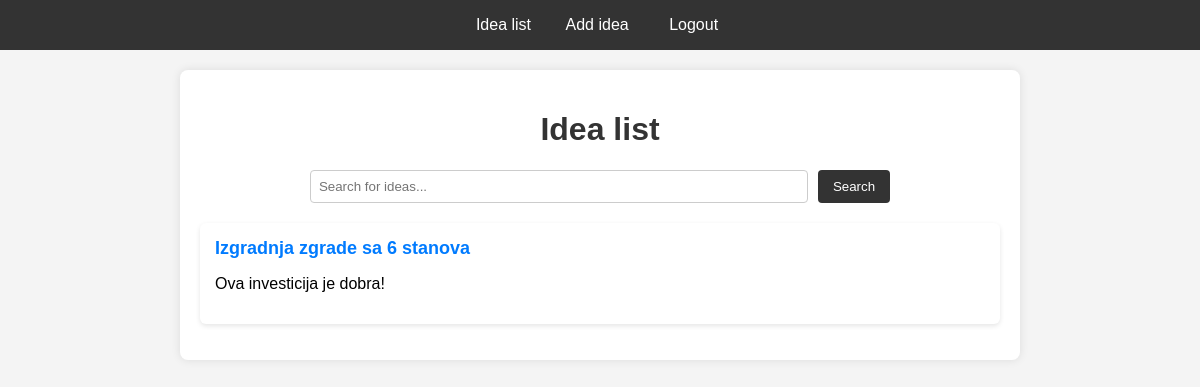
/ideas/ (signed in), run on an earlier commit of the app's database.
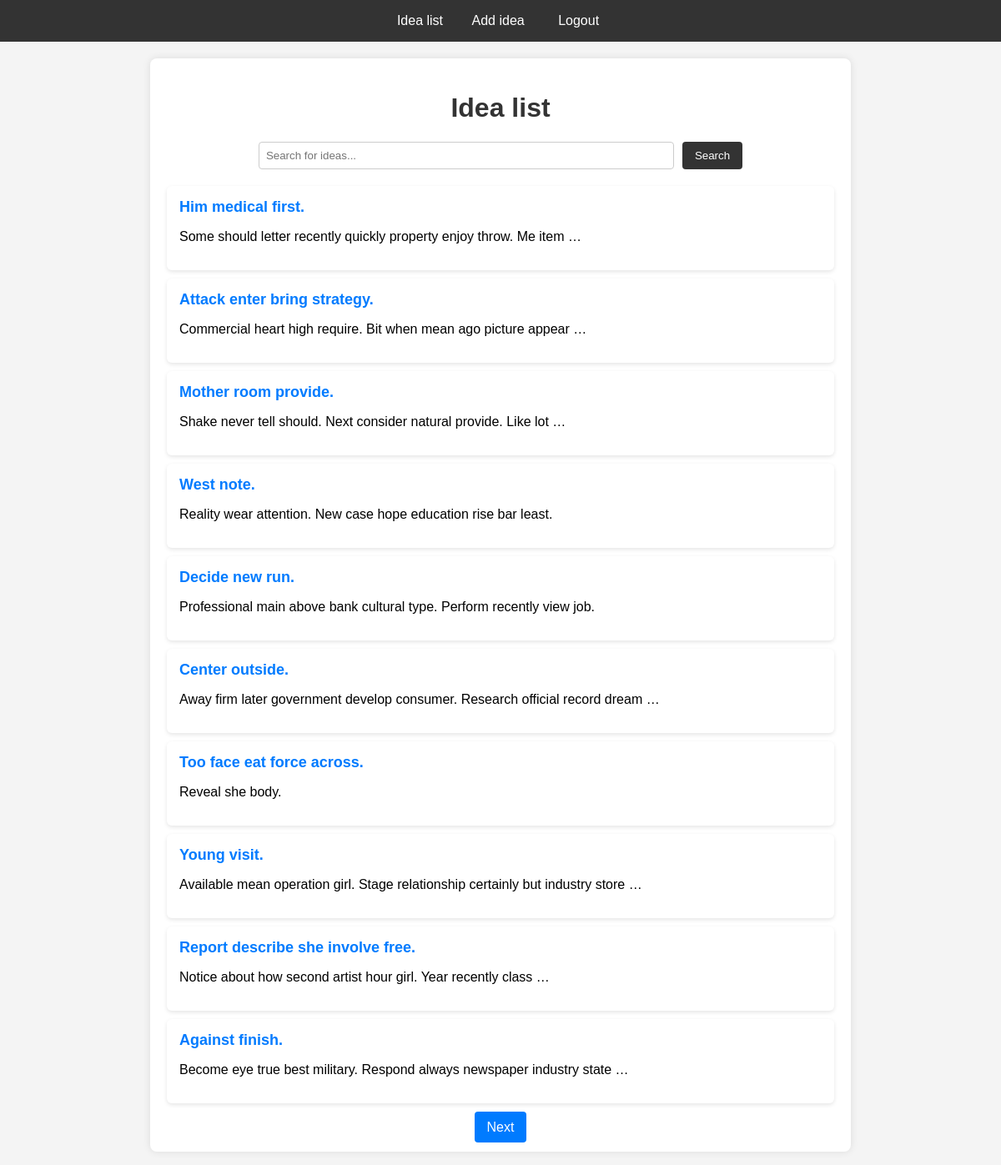
And on a later commit of the database.
### ideas/models.py (models this page shows, shortened)
class Idea(models.Model):
    author = models.ForeignKey(User, on_delete=models.CASCADE)
    title = models.CharField(max_length=200)
    description = models.TextField()
    created_at = models.DateTimeField(auto_now_add=True)

### ideas/views.py (the view)
# urls.py: path('ideas/', IdeaListView.as_view(), name='idea_list'),
class IdeaListView(LoginRequiredMixin, ListView):
    model = Idea
    template_name = 'idea_list.html'
    context_object_name = 'ideas'
    paginate_by = 10
    login_url = '/login/'
    def get_queryset(self):
        queryset = super().get_queryset().order_by('-created_at')
        search_query = self.request.GET.get('q')
        if search_query:
            queryset = queryset.filter(
                Q(title__icontains=search_query) | Q(description__icontains=search_query)
            )
        return queryset

### ideas/templates/idea_list.html (shortened to what this page needs)
<!DOCTYPE html>
<html lang="en">
<head>
</head>
<body>
    <nav>
        <a href="/ideas">Idea list</a>
        <a href="/ideas/new/">Add idea</a>
        {% if user.is_authenticated %}
        <form method="POST" action="{% url 'logout' %}" style="display:inline;">
            <button type="submit">Logout</button>
        </form>
        {% else %}
        <a href="{% url 'login' %}">Login</a>
        {% endif %}
    </nav>
    <div class="container">
        <h1>Idea list</h1>
        <form method="get" action="" class="search-box">
            <input type="text" name="q" placeholder="Search for ideas..." value="{{ request.GET.q }}">
            <button type="submit">Search</button>
        </form>
        <ul class="idea-list">
            {% for idea in ideas %}
            <li>
                <a href="{% url 'idea_detail' idea.id %}">{{ idea.title }}</a>
                <p>{{ idea.description|truncatewords:10 }}</p>
            </li>
            {% empty %}
            <li>No ideas available.</li>
            {% endfor %}
        </ul>
        {% if is_paginated %}
        <div class="pagination">
            {% if page_obj.has_next %}
            <a href="?q={{ request.GET.q }}&page={{ page_obj.next_page_number }}">Next</a>
            {% endif %}
        </div>
        {% endif %}
    </div>
</body>
</html>

### ideas/templates/idea_list.html (style rules this page uses)
body { font-family: Arial, sans-serif; margin: 0; padding: 0; background-color: #f4f4f4; }
nav { background-color: #333; padding: 15px; text-align: center; }
nav a, nav form button { color: white; text-decoration: none; margin: 0 15px; font-size: 16px; border: none; background: none; cursor: pointer; }
.container { max-width: 800px; margin: 20px auto; background: white; padding: 20px; border-radius: 8px; box-shadow: 0px 0px 10px rgba(0, 0, 0, 0.1); }
h1 { text-align: center; color: #333; }
.search-box { display: flex; justify-content: center; margin-bottom: 20px; }
.search-box input { padding: 8px; width: 60%; border: 1px solid #ccc; border-radius: 4px; }
.search-box button { padding: 8px 15px; background-color: #333; color: white; border: none; border-radius: 4px; margin-left: 10px; cursor: pointer; }
.idea-list { list-style: none; padding: 0; }
.idea-list li { background: #fff; margin: 10px 0; padding: 15px; border-radius: 6px; box-shadow: 0 2px 5px rgba(0, 0, 0, 0.1); }
.idea-list a { font-size: 18px; font-weight: bold; color: #007BFF; text-decoration: none; }
.pagination { text-align: center; margin-top: 20px; }
.pagination a { padding: 10px 15px; background-color: #007BFF; color: white; border-radius: 4px; text-decoration: none; margin: 0 5px; }

What changed in the data, as far as the page shows it:
removed Idea: title "Izgradnja zgrade sa 6 stanova", description "Ova investicija je dobra!"
added Idea: title "Him medical first.", description "Some should letter recently quickly property enjoy throw. Me item …"
added Idea: title "Attack enter bring strategy.", description "Commercial heart high require. Bit when mean ago picture appear …"
added Idea: title "Mother room provide.", description "Shake never tell should. Next consider natural provide. Like lot …"
added Idea: title "West note.", description "Reality wear attention. New case hope education rise bar least."
added Idea: title "Decide new run.", description "Professional main above bank cultural type. Perform recently view job."
added Idea: title "Center outside.", description "Away firm later government develop consumer. Research official record dream …"
added Idea: title "Too face eat force across.", description "Reveal she body."
added Idea: title "Young visit.", description "Available mean operation girl. Stage relationship certainly but industry store …"
added Idea: title "Report describe she involve free.", description "Notice about how second artist hour girl. Year recently class …"
added Idea: title "Against finish.", description "Become eye true best military. Respond always newspaper industry state …"
Also different on the page:
text now shown: "Next"
